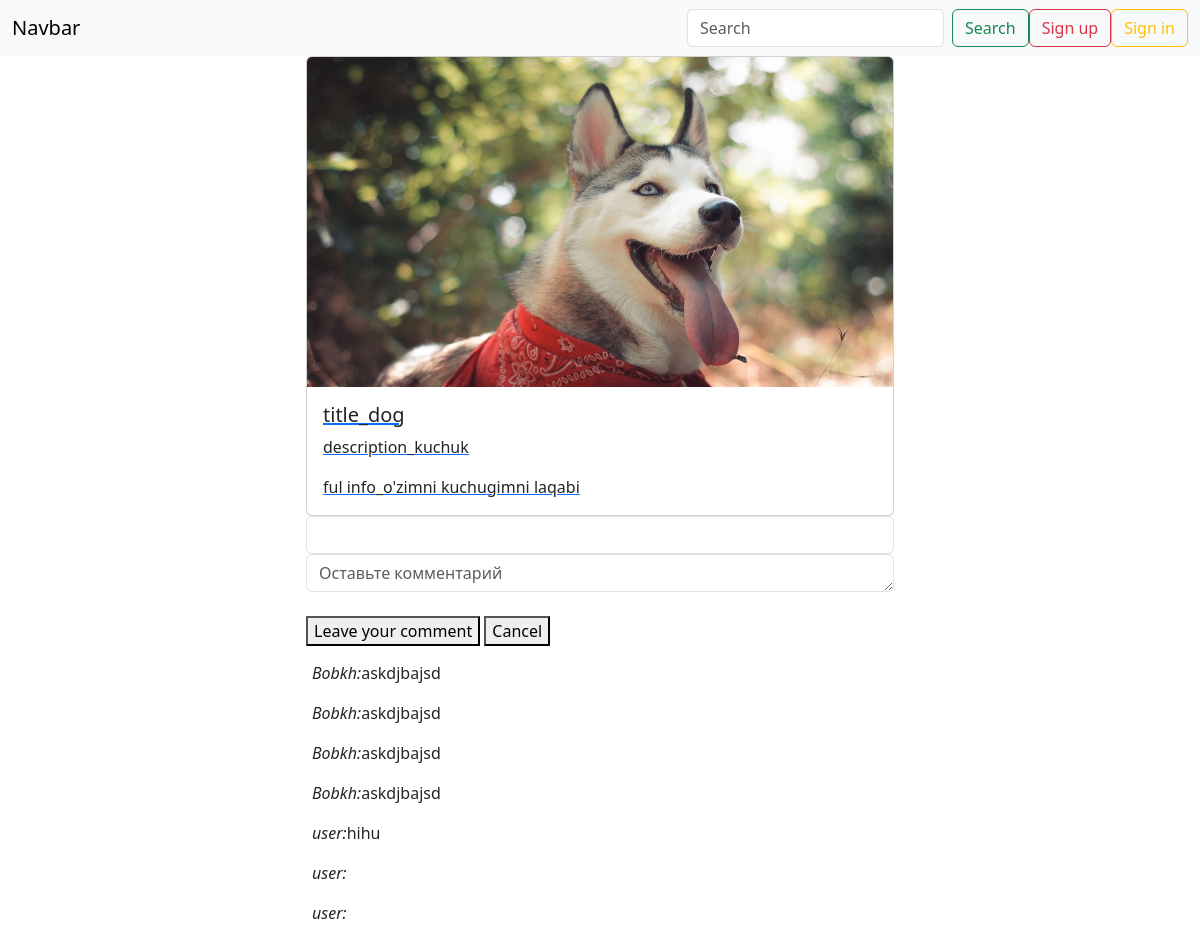
Screenshot of /post/slug_bobik/ with the database file from the repository.
### newsapp/models.py (models this page shows, shortened)
class Post(models.Model):
    title = models.CharField(max_length=255)
    slug = models.SlugField(unique=True)
    description = models.TextField()
    image = models.ImageField()
    full_info = models.TextField(null=True)
    categories = models.ForeignKey('Category',on_delete=models.CASCADE,null=True,related_name='categories')
    popular = models.IntegerField(default=1,null=True)
    def get_absolute_url(self):
        return reverse('post_detail_url',kwargs={'slug':self.slug})

class Comment(models.Model):
    post= models.ForeignKey(Post,on_delete=models.CASCADE,null=True,related_name='comments')
    author_name = models.CharField(max_length=255)
    comment_text = models.TextField(max_length=255)

### newsapp/views.py (the view)
# urls.py: path('post/<slug:slug>/',views.post_detail,name='post_detail_url'),
def post_detail(request,slug):
    posts = Post.objects.get(slug__iexact = slug)
    posts.popular+=1
    posts.save()
    return render(request,'post_detail.html',{'posts':posts})

### newsapp/templates/post_detail.html (shortened to what this page needs)
{% extends 'index.html' %}
{% block content %}
<div class="row d-flex justify-content-around">
    <div class="col-6">
      <a href="{{posts.get_absolute_url}}">
        <div class="card">
        <img src="{{posts.image.url}}" class="card-img-top" alt="...">
        <div class="card-body">
          <h5 class="card-title">{{posts.title}}</h5>
          <p class="card-text">{{posts.description}}</p>
          <p class="card-text">{{posts.full_info}}</p>
        </div>
      </div>
    </a>
    </div>
  </div>
  <div class="row d-flex justify-content-around">
    <div class="col-6">
        <form class="form" action="{% url 'leave_comment' posts.slug %}" method="POST">
            <input type="text" name="author_name" class="form-control">
            <textarea class="form-control"  id="comment" name="comment_text" cols="10" rows="1" aria-required="true" placeholder="Оставьте комментарий"></textarea>
            <br>
            <button class="button is-primary" type="submit">Leave your comment</button>
            <button style="margin-bottom: 15px;" class="button is-primary" type="reset">Cancel</button>
            {% for comment in posts.comments.all %}
                <p style="margin-left: 6px;" class=""><i>{{comment.author_name}}:</i>{{comment.comment_text}}</p>
            {% endfor %}
        </form>
    </div>
</div>
{% endblock content %}

### rows the page displays
Post: image (picture), title "title_dog", description "description_kuchuk", full_info "ful info_o'zimni kuchugimni laqabi"
Comment: author_name "Bobkh", comment_text "askdjbajsd"
Comment: author_name "Bobkh", comment_text "askdjbajsd"
Comment: author_name "Bobkh", comment_text "askdjbajsd"
Comment: author_name "Bobkh", comment_text "askdjbajsd"
Comment: author_name "user", comment_text "hihu"
Comment: author_name "user"
Comment: author_name "user"
